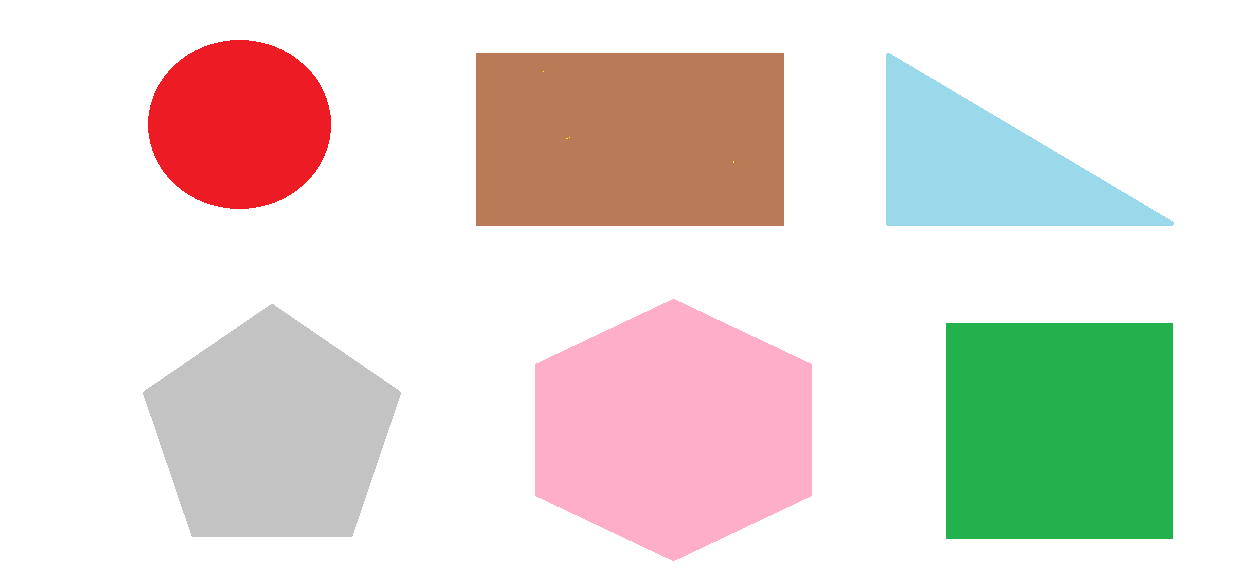
#> input picture resources/shape.png, 1249 x 585 px, found by its file name
$ python shapeProject.py
#> lines starting #> are read from the running program, lines starting #| are printed output that depends on the picture; after the words box and inside, x2 and y2 are one past the last pixel; in counts of white or black regions, pixels touching at a corner belong together
import cv2
import numpy as np

img = cv2.imread('resources/shape.png')
#> img is the input picture: shape (585, 1249, 3); mean B, G, R 215.2, 221.7, 227.4

gray = cv2.cvtColor(img, cv2.COLOR_BGR2GRAY)
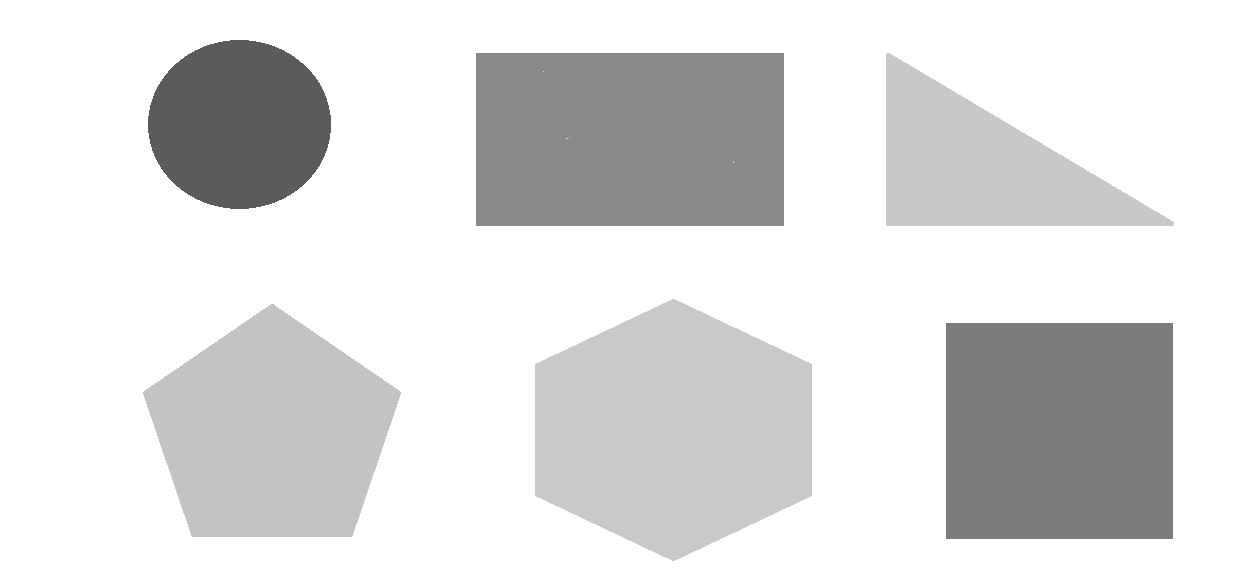
#> gray: shape (585, 1249); min 91, max 255, mean 222.7

canny = cv2.Canny(gray, 50, 50)
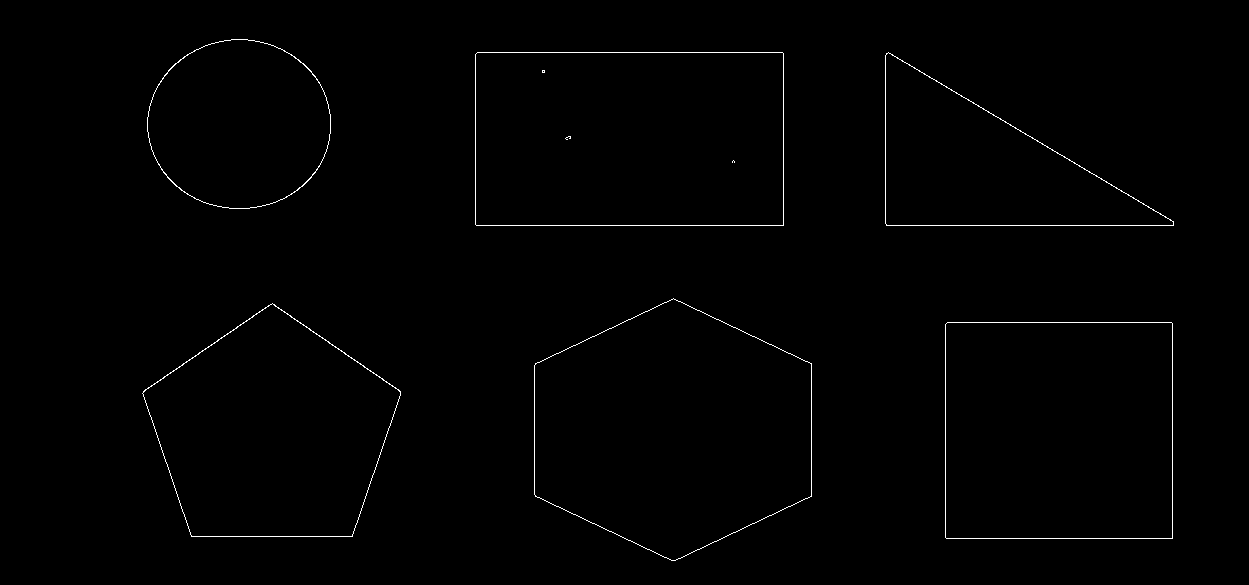
#> canny: shape (585, 1249); 0.67% white in thin lines or dots, all inside (x1, y1, x2, y2) = (142, 39, 1174, 561)

counters, _ = cv2.findContours(canny, cv2.RETR_EXTERNAL, cv2.CHAIN_APPROX_NONE)
#> counters = 6 contours; box (x1, y1, x2, y2) and area: (534, 298, 812, 561) 54611, (475, 52, 784, 226) 53281, (945, 322, 1173, 539) 49029, (142, 303, 401, 537) 41812, (885, 52, 1174, 226) 25708, (147, 39, 331, 209) 24313
# RETR_EXTERNAL:	Sadece dış şekil verir
# RETR_LIST:	    Tüm kenarları ağaç yapısı olmadan verir
# RETR_TREE:	    iç içe geçen şekilleri tesit etmek için
# RETR_CCOMP:	    Bağlantılı kenarları bileşen olarak gruplar
# cv2.CHAIN_APPROX_NONE: tüm kenarları verir
# cv2.CHAIN_APPROX_SIMPLE: sadece köşe noktalarını verir

for cnt in counters:
    area = cv2.contourArea(cnt)
    if area > 500:
        approx = cv2.approxPolyDP(cnt, 0.02 * cv2.arcLength(cnt, True), True)  # en çok benzer şekli bulmaya yarar
        cornerCount = len(approx)  # köşe sayısını bulma
        x, y, w, h = cv2.boundingRect(approx)  # boundingRect, şeklin etrafına bir dikdörtgen çizer bu da şeklin dikdörtgen mi kare mi olduğunu anlamamıza yarar

        # Şekil tanıma ve yazdırma
        if cornerCount == 3:
            cv2.putText(img, "ucgen", (x + w // 2, y + h // 2),
                        cv2.FONT_HERSHEY_SIMPLEX, 0.5, (255, 0, 0), 1)
        elif cornerCount == 4:
            cv2.putText(img, "dortgen", (x + w // 2, y + h // 2),
                        cv2.FONT_HERSHEY_SIMPLEX, 0.5, (255, 0, 0), 1)
        elif cornerCount == 5:
            cv2.putText(img, "besgen", (x + w // 2, y + h // 2),
                        cv2.FONT_HERSHEY_SIMPLEX, 0.5, (255, 0, 0), 1)
        elif cornerCount == 6:
            cv2.putText(img, "altigen", (x + w // 2, y + h // 2),
                        cv2.FONT_HERSHEY_SIMPLEX, 0.5, (255, 0, 0), 1)
        else:
            cv2.putText(img, "bilinmeyen", (x + w // 2, y + h // 2),
                        cv2.FONT_HERSHEY_SIMPLEX, 0.5, (255, 0, 0), 1)

        cv2.drawContours(img, cnt, -1, (0, 255, 0), 3)
#> this loop made 6 passes
#> (area, approx, cornerCount, x, y, w, h) on passes 1, 4, 5: (49029, [[945, 324], [946, 538], [1172, 538], [1171, 322]], 4, 945, 322, 228, 217), (25708, [[886, 53], [886, 225], [1173, 225]], 3, 886, 53, 288, 173), (53281, [[475, 54], [476, 225], [783, 225], [782, 52]], 4, 475, 52, 309, 174)
#> (area, cornerCount, x, y, w, h) on passes 2, 3, 6: (41812, 5, 142, 303, 259, 234), (54611, 6, 534, 298, 278, 263), (24313, 8, 147, 39, 184, 170)
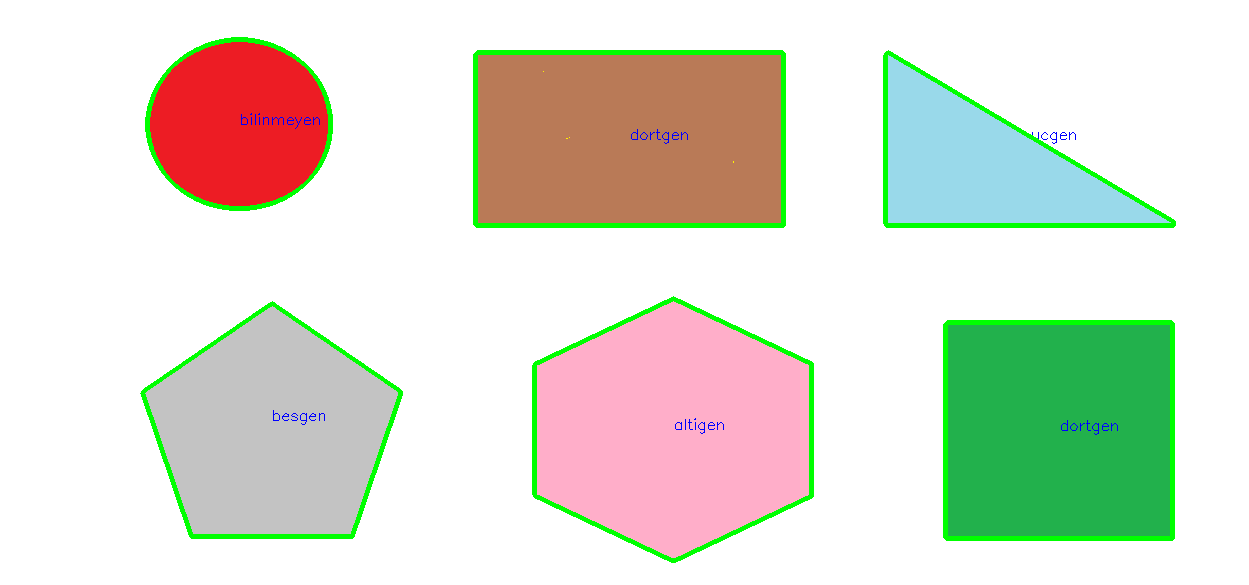
#> img: shape (585, 1249, 3); 3.27% of pixels changed, all inside (x1, y1, x2, y2) = (140, 37, 1176, 563)

# burada diyeceksin ki ulan biz canny ile şekil kenarlarını bulduk neden tekrar counters kullanıyoruz
# çünkü bazı küçük ayrıntıları görmezden gelmek ve istediğimizi almak istiyorsak contours kullanmamız gerekiyor

cv2.imshow('Test', canny)
cv2.imshow('Original', img)
cv2.waitKey(0)
